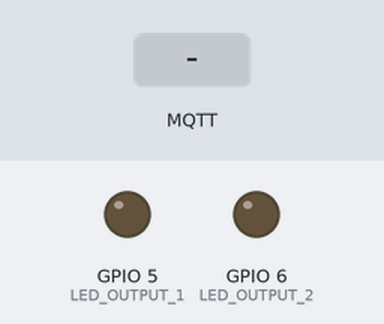
Bench run of a sketch on a simulated ESP32-S3. Parts: output pins drawn as LEDs (lit = HIGH). The inputs (shaded band) are chosen by the test bench. WiFi joins after 1.5 s; servers stay silent unless stated; random numbers use the default seed unless the sketch sets one; no MQTT or app messages arrive unless stated; what the sketch prints to the serial monitor is not drawn.

Above: at 3.7 s.
3.8 s: MQTT message "ON" arrives on the first subscribed topic
At 4.5 s:
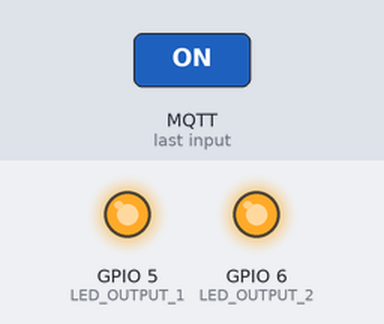
6.8 s: MQTT message "OFF" arrives on the first subscribed topic
At 7.8 s:
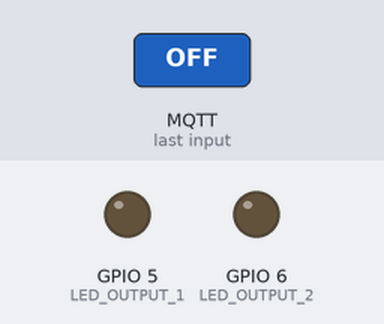
Timing chart, 0 to 9.8 s (numbered marks = the images above; inputs shaded):
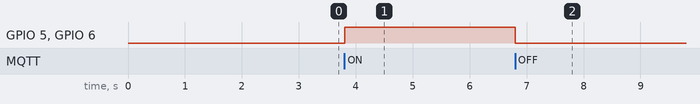

Measured:
- after the input at 3.8 s, GPIO 5 (LED_OUTPUT_1), GPIO 6 (LED_OUTPUT_2): LOW → HIGH at once
- after the input at 6.8 s, GPIO 5 (LED_OUTPUT_1), GPIO 6 (LED_OUTPUT_2): HIGH → LOW at once

The sketch:

ESP1RELAY.ino
```cpp
#include <WiFi.h>
#include <PubSubClient.h>
#include <WiFiClientSecure.h>

// Thông tin WiFi
const char* ssid = "MAI HIEP";
const char* password = "15081983";

// THÔNG TIN HIVEMQ CLOUD
const char* mqtt_server = "f70a09e2678a4ee9bd009145291314c2.s1.eu.hivemq.cloud";
const int mqtt_port = 8883;
const char* mqtt_user = "esp32_supermini_control";
const char* mqtt_password = "Esp32@Control2024!";

// Định nghĩa chân LED cho ESP32-S3 Supermini
#define LED_OUTPUT_1 5
#define LED_OUTPUT_2 6

// MẬT KHẨU BẢO VỆ WEB VÀ ID THIẾT BỊ
const char* WEB_PASSWORD = "123456";        // Mật khẩu để truy cập web
const char* DEVICE_ID = "ESP32S3-001";      // ID thiết bị (có thể thay đổi)

// Topics MQTT
const char* topic_subscribe = "esp32/control";
const char* topic_publish = "esp32/status";

WiFiClientSecure espClient;
PubSubClient client(espClient);

bool relayState = false;
unsigned long lastMsg = 0;
const long interval = 30000;
int reconnectAttempts = 0;

void setup_wifi() {
  Serial.print("📶 Đang kết nối WiFi: ");
  Serial.println(ssid);

  WiFi.begin(ssid, password);

  int attempts = 0;
  while (WiFi.status() != WL_CONNECTED && attempts < 40) {
    delay(500);
    Serial.print(".");
    attempts++;
  }

  if (WiFi.status() == WL_CONNECTED) {
    Serial.println("\n✅ WiFi đã kết nối!");
    Serial.print("📡 IP: ");
    Serial.println(WiFi.localIP());
    Serial.print("📶 RSSI: ");
    Serial.println(WiFi.RSSI());
  } else {
    Serial.println("\n❌ Kết nối WiFi thất bại!");
  }
}

bool authenticateDevice(String deviceId, String password) {
  // Xóa khoảng trắng và ký tự đặc biệt
  deviceId.trim();
  password.trim();

  // So sánh với thông tin đã lưu
  bool deviceMatch = (deviceId == String(DEVICE_ID));
  bool passwordMatch = (password == String(WEB_PASSWORD));

  Serial.print("🔐 Auth - Device ID: ");
  Serial.print(deviceId);
  Serial.print(" (match: ");
  Serial.print(deviceMatch ? "✅" : "❌");
  Serial.print("), Password: ");
  Serial.print(password);
  Serial.print(" (match: ");
  Serial.print(passwordMatch ? "✅" : "❌");
  Serial.println(")");

  return deviceMatch && passwordMatch;
}

void callback(char* topic, byte* payload, unsigned int length) {
  Serial.print("📩 Nhận [");
  Serial.print(topic);
  Serial.print("]: ");

  String message = "";
  for (int i = 0; i < length; i++) {
    message += (char)payload[i];
  }
  Serial.println(message);

  // Kiểm tra nếu là message xác thực
  if (message.startsWith("AUTH:")) {
    // Format: AUTH:DEVICE_ID,PASSWORD
    String authData = message.substring(5); // Bỏ "AUTH:"
    int commaIndex = authData.indexOf(',');

    if (commaIndex > 0) {
      String deviceId = authData.substring(0, commaIndex);
      String password = authData.substring(commaIndex + 1);

      if (authenticateDevice(deviceId, password)) {
        client.publish(topic_publish, "AUTH_SUCCESS");
        Serial.println("✅ Xác thực thành công!");
      } else {
        client.publish(topic_publish, "AUTH_FAILED");
        Serial.println("❌ Xác thực thất bại!");
      }
    }
    return;
  }

  // Các lệnh điều khiển thông thường
  if (message == "ON") {
    relayState = true;
    digitalWrite(LED_OUTPUT_1, HIGH);
    digitalWrite(LED_OUTPUT_2, HIGH);
    Serial.println("🔴 Đã BẬT LED");
    client.publish(topic_publish, "ON");
  }
  else if (message == "OFF") {
    relayState = false;
    digitalWrite(LED_OUTPUT_1, LOW);
    digitalWrite(LED_OUTPUT_2, LOW);
    Serial.println("⚫ Đã TẮT LED");
    client.publish(topic_publish, "OFF");
  }
  else if (message == "STATUS") {
    String status = relayState ? "ON" : "OFF";
    client.publish(topic_publish, status.c_str());
    Serial.println("📊 Đã gửi trạng thái: " + status);
  }
}

void reconnect() {
  reconnectAttempts = 0;

  while (!client.connected() && reconnectAttempts < 5) {
    Serial.println("\n🔄 Đang kết nối MQTT...");
    Serial.print("   Server: ");
    Serial.println(mqtt_server);
    Serial.print("   User: ");
    Serial.println(mqtt_user);

    String clientId = "ESP32S3-" + String(random(0xffff), HEX);

    // QUAN TRỌNG: Bỏ qua kiểm tra certificate
    espClient.setInsecure();

    if (client.connect(clientId.c_str(), mqtt_user, mqtt_password)) {
      Serial.println("✅ KẾT NỐI MQTT THÀNH CÔNG!");

      if (client.subscribe(topic_subscribe)) {
        Serial.print("📥 Subscribed: ");
        Serial.println(topic_subscribe);
      }

      // Gửi ONLINE kèm Device ID để báo web biết
      String onlineMsg = "ONLINE:" + String(DEVICE_ID);
      if (client.publish(topic_publish, onlineMsg.c_str())) {
        Serial.println("📤 Đã gửi ONLINE kèm Device ID");
      }

      reconnectAttempts = 0;
      return;
    } else {
      Serial.print("❌ THẤT BẠI! Mã lỗi: ");
      Serial.println(client.state());

      // Giải thích lỗi
      switch(client.state()) {
        case -4: Serial.println("   -> Timeout - Kiểm tra lại URL và port"); break;
        case -3: Serial.println("   -> Mất kết nối - Thử lại"); break;
        case -2: Serial.println("   -> Kết nối thất bại - Kiểm tra mạng"); break;
        case -1: Serial.println("   -> Disconnected - Đang thử lại"); break;
        case 1: Serial.println("   -> Sai protocol - Không đúng"); break;
        case 2: Serial.println("   -> Sai Client ID - Thử lại"); break;
        case 3: Serial.println("   -> Server unavailable - HiveMQ lỗi?"); break;
        case 4: Serial.println("   -> SAI USERNAME/PASSWORD - Kiểm tra lại!"); break;
        case 5: Serial.println("   -> Unauthorized - Không được phép"); break;
        default: Serial.println("   -> Lỗi không xác định");
      }

      reconnectAttempts++;
      Serial.print("⏳ Thử lại lần ");
      Serial.print(reconnectAttempts);
      Serial.println("/5 sau 5 giây...");
      delay(5000);
    }
  }

  if (!client.connected()) {
    Serial.println("\n❌ KHÔNG THỂ KẾT NỐI MQTT SAU 5 LẦN THỬ!");
    Serial.println("📝 KIỂM TRA LẠI:");
    Serial.println("   1. Username và password đã đúng chưa?");
    Serial.println("   2. Đã tạo user trong HiveMQ Cloud chưa?");
    Serial.println("   3. Cluster URL có chính xác không?");
    Serial.println("   4. ESP32-S3 đã có Internet chưa?");

    // Restart ESP32 để thử lại từ đầu
    Serial.println("🔄 Khởi động lại ESP32 sau 10 giây...");
    delay(10000);
    ESP.restart();
  }
}

void setup() {
  Serial.begin(115200);
  delay(1000);

  Serial.println("\n=================================");
  Serial.println("🚀 ESP32-S3 + HiveMQ Cloud");
  Serial.println("=================================");

  // Hiển thị thông tin bảo mật
  Serial.println("🔐 THÔNG TIN BẢO MẬT:");
  Serial.print("   Device ID: ");
  Serial.println(DEVICE_ID);
  Serial.print("   Web Password: ");
  Serial.println(WEB_PASSWORD);
  Serial.println("=================================");

  // Khởi tạo GPIO
  pinMode(LED_OUTPUT_1, OUTPUT);
  pinMode(LED_OUTPUT_2, OUTPUT);
  digitalWrite(LED_OUTPUT_1, LOW);
  digitalWrite(LED_OUTPUT_2, LOW);
  Serial.println("✅ Đã khởi tạo GPIO 5,6");

  // Kết nối WiFi
  setup_wifi();

  // Cấu hình MQTT
  client.setServer(mqtt_server, mqtt_port);
  client.setCallback(callback);
  client.setKeepAlive(60);
  client.setSocketTimeout(10);

  Serial.println("\n📡 Thông tin kết nối MQTT:");
  Serial.println("   Server: " + String(mqtt_server));
  Serial.println("   Port: " + String(mqtt_port));
  Serial.println("   User: " + String(mqtt_user));
  Serial.println("   Control topic: " + String(topic_subscribe));
  Serial.println("   Status topic: " + String(topic_publish));
  Serial.println("=================================\n");
}

void loop() {
  if (!client.connected()) {
    reconnect();
  }
  client.loop();

  unsigned long now = millis();
  if (now - lastMsg > interval) {
    lastMsg = now;
    if (client.connected()) {
      client.publish(topic_publish, "HEARTBEAT");
      Serial.println("💓 Heartbeat");
    }
  }

  delay(10);
}
```
